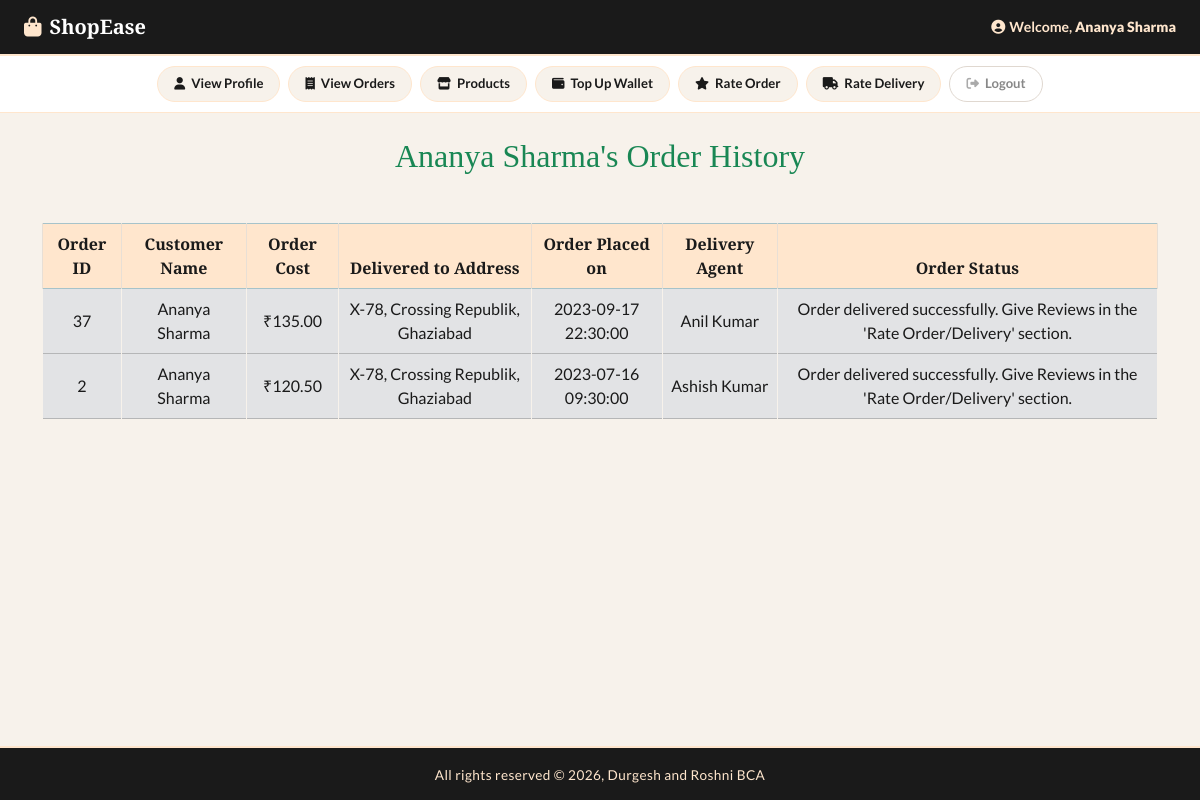
Screenshot of /customer_mode/profile_page.php?customer_id=2&view_orders with the database file from the repository.
### tables this page shows
CREATE TABLE IF NOT EXISTS customer (
        customerID INT AUTO_INCREMENT PRIMARY KEY, 
    first_name VARCHAR(50) NOT NULL,  
    last_name VARCHAR(50),
    address_street VARCHAR(100) NOT NULL,  
        address_city VARCHAR(50) NOT NULL,
        address_state VARCHAR(50) NOT NULL,
    pincode INT NOT NULL,
    phone_no BIGINT UNIQUE NOT NULL,  
    email VARCHAR(100) UNIQUE NOT NULL,
    password VARCHAR(50) NOT NULL,
    dob DATE NOT NULL,
    age INT DEFAULT 0,  
    gender VARCHAR(10)
);

CREATE TABLE IF NOT EXISTS `order` (
        orderID INT AUTO_INCREMENT PRIMARY KEY,
    status VARCHAR(20) NOT NULL DEFAULT "Confirmed",  
    total_price DECIMAL(10, 2) NOT NULL,
    time TIMESTAMP NOT NULL DEFAULT CURRENT_TIMESTAMP,
    location VARCHAR(255) NOT NULL,
    agentPayment INT NOT NULL DEFAULT 50,
    customerID INT NOT NULL,
    agentID INT NOT NULL,
    FOREIGN KEY (customerID) REFERENCES customer(customerID),  
    FOREIGN KEY (agentID) REFERENCES deliveryAgent(agentID)  
);

CREATE TABLE IF NOT EXISTS deliveryAgent (
        agentID INT AUTO_INCREMENT PRIMARY KEY,
    first_name VARCHAR(50) NOT NULL,
    last_name VARCHAR(50),
    availabilityStatus VARCHAR(20) NOT NULL DEFAULT "Offline",  
    phone_no BIGINT UNIQUE NOT NULL,  
    email VARCHAR(100) UNIQUE NOT NULL,
    password VARCHAR(50) NOT NULL,
    dob DATE NOT NULL,
    age INT DEFAULT 0  
);

### customer_mode/view_orders.php (the view, shortened to what this page needs)
<?php
$fetch_orders = "SELECT * FROM `order` WHERE customerID = $cust_id ORDER BY orderID DESC;";
$result_fetch = mysqli_query($con, $fetch_orders);
$num_of_rows = mysqli_num_rows($result_fetch);
if ($num_of_rows == 0) {
    echo "<h2 class='text-center text-danger'> You have not placed any order till now! </h2>";
} else {
    ?>
    <h2 class="text-center text-success">
        <?php echo "$cust_name's Order History"; ?>
    </h2>
    <table class="table table-bordered mt-5">
        <thead class="table-info text-center text-white">
            <tr>
                <th>Order ID</th>
                <th>Customer Name</th>
                <th>Order Cost</th>
                <th>Delivered to Address</th>
                <th>Order Placed on</th>
                <th>Delivery Agent</th>
                <th>Order Status</th>
            </tr>
        </thead>
        <tbody class="table-secondary text-white">
            <?php
            while ($fetch_row = mysqli_fetch_assoc($result_fetch)) {
                $order_id = $fetch_row["orderID"];
                $order_location = $fetch_row["location"];
                $order_price = $fetch_row["total_price"];
                $order_time = $fetch_row["time"];
                $order_custID = $fetch_row["customerID"];
                $order_status = $fetch_row["status"];
                $order_agentID = $fetch_row["agentID"];
                if ($order_status == "Confirmed") {
                    $current_status = "Order placed successfully. Your order is being packed!";
                } else if ($order_status == "Packed and Shipped") {
                    $current_status = "Order has been shipped. Agent is on the way to delivery your order.";
                } else if ($order_status == "Delivered") {
                    $current_status = "Order delivered successfully. Give Reviews in the 'Rate Order/Delivery' section.";
                }
                ?>
                <tr class='text-center align-middle'>
                    <td>
                        <?php echo $order_id; ?>
                    </td>
                    <td>
                        <?php
                        $get_cust = "SELECT * FROM customer WHERE customerID = $order_custID;";
                        $result_get = mysqli_query($con, $get_cust);
                        $row_cust = mysqli_fetch_assoc($result_get);
                        $cust_fname = $row_cust['first_name'];
                        $cust_lname = $row_cust['last_name'];
                        if ($cust_lname === null) {
                            $cust_name = $cust_fname;
                        } else {
                            $cust_name = $cust_fname . ' ' . $cust_lname;
                        }
                        echo $cust_name;
                        ?>
                    </td>
                    <td>
                        <?php echo "₹$order_price"; ?>
                    </td>
                    <td>
                        <?php echo $order_location; ?>
                    </td>
                    <td>
                        <?php echo $order_time; ?>
                    </td>
                    <td>
                        <?php
                        $get_agent = "SELECT * FROM deliveryAgent WHERE agentID = $order_agentID;";
                        $result_get = mysqli_query($con, $get_agent);
                        $row_agent = mysqli_fetch_assoc($result_get);
                        $agent_fname = $row_agent['first_name'];
                        $agent_lname = $row_agent['last_name'];
                        if ($agent_lname === null) {
                            $agent_name = $agent_fname;
                        } else {
                            $agent_name = $agent_fname . ' ' . $agent_lname;
                        }
                        echo "$agent_name";
                        ?>
                    </td>
                    <td>
                        <?php echo $current_status; ?>
                    </td>
                </tr>
                <?php
            }
            ?>
        </tbody>
    </table>
    <?php
}
?>

### includes/customer_topnav.php (shortened to what this page needs)
<div class="app-topbar">
    <a href="index.php?customer_id=<?php echo $cust_id; ?>" class="brand">
        <i class="fas fa-shopping-bag"></i> ShopEase
    </a>
    <div class="topbar-right">
        <span class="welcome-text"><i class="fas fa-user-circle me-1"></i>Welcome, <strong><?php echo $cust_name; ?></strong></span>
    </div>
</div>
<div class="app-action-nav">
    <a href="profile_page.php?customer_id=<?php echo $cust_id; ?>" class="app-nav-btn">
        <i class="fas fa-user"></i> View Profile
    </a>
    <a href="view_orders.php?customer_id=<?php echo $cust_id; ?>" class="app-nav-btn">
        <i class="fas fa-receipt"></i> View Orders
    </a>
    <a href="index.php?customer_id=<?php echo $cust_id; ?>" class="app-nav-btn">
        <i class="fas fa-store"></i> Products
    </a>
    <a href="top_up.php?customer_id=<?php echo $cust_id; ?>" class="app-nav-btn">
        <i class="fas fa-wallet"></i> Top Up Wallet
    </a>
    <a href="rate_order.php?customer_id=<?php echo $cust_id; ?>" class="app-nav-btn">
        <i class="fas fa-star"></i> Rate Order
    </a>
    <a href="rate_delivery.php?customer_id=<?php echo $cust_id; ?>" class="app-nav-btn">
        <i class="fas fa-truck"></i> Rate Delivery
    </a>
    <a href="../start.php" class="app-nav-btn logout-btn">
        <i class="fas fa-sign-out-alt"></i> Logout
    </a>
</div>

### style.css (style rules this page uses)
* { margin: 0; padding: 0; box-sizing: border-box; }
body { background-color: #F7F2EB; font-family: 'Lato', sans-serif; color: #1A1A1A; }
.app-topbar { background: #1A1A1A; border-bottom: 2px solid #FFE6CD; padding: 12px 24px; display: flex; align-items: center; justify-content: space-between; box-shadow: 0 2px 10px rgba(0,0,0,0.18); flex-wrap: wrap; gap: 10px; }
.app-topbar .brand { font-family: 'Playfair Display', serif; font-size: 1.25rem; font-weight: 700; color: #FFFFFF; text-decoration: none; display: flex; align-items: center; gap: 8px; }
.app-topbar .brand i { color: #FFE6CD; }
.app-topbar .topbar-right { display: flex; align-items: center; gap: 18px; font-size: 0.88rem; }
.app-topbar .welcome-text { color: #FFE6CD; font-size: 0.88rem; font-weight: 600; }
.app-action-nav { background: #FFFFFF; border-bottom: 1px solid #FFE6CD; padding: 10px 20px; display: flex; flex-wrap: wrap; gap: 8px; justify-content: center; align-items: center; }
.app-nav-btn { display: inline-flex; align-items: center; gap: 6px; padding: 7px 16px; border-radius: 20px; font-size: 0.82rem; font-weight: 600; color: #1A1A1A; background: #F7F2EB; border: 1.5px solid #FFE6CD; text-decoration: none; transition: all 0.2s ease; white-space: nowrap; cursor: pointer; }
.app-nav-btn i { font-size: 0.78rem; color: #1A1A1A; }
.app-nav-btn.logout-btn { background: #FFFFFF; border-color: #e0d8d0; color: #888; }
.app-nav-btn.logout-btn i { color: #aaa; }
h1, h2, h3 { font-family: 'Playfair Display', serif; color: #1A1A1A; }
table { background: #FFFFFF; }
.table th { background: #FFE6CD; color: #1A1A1A; font-family: 'Playfair Display', serif; border-color: #e8dfd5; }
.table td { border-color: #F7F2EB; color: #1A1A1A; }

### customer_mode/profile_page.php (style rules this page uses)
body { background: #F7F2EB; overflow-x: hidden; }

### includes/footer.php (style rules this page uses)
body { margin: 0; padding: 0; min-height: 100vh; position: relative; }

### rows the page displays
customer: cust_name "Ananya Sharma"
order: orderID "37", customerID.last_name "Ananya Sharma", total_price "135.00", location "X-78, Crossing Republik, Ghaziabad", time "2023-09-17 22:30:00", agentID.last_name "Anil Kumar", status "Order delivered successfully. Give Reviews in the 'Rate Order/Delivery' section."
order: orderID "2", customerID.last_name "Ananya Sharma", total_price "120.50", location "X-78, Crossing Republik, Ghaziabad", time "2023-07-16 09:30:00", agentID.last_name "Ashish Kumar", status "Order delivered successfully. Give Reviews in the 'Rate Order/Delivery' section."
